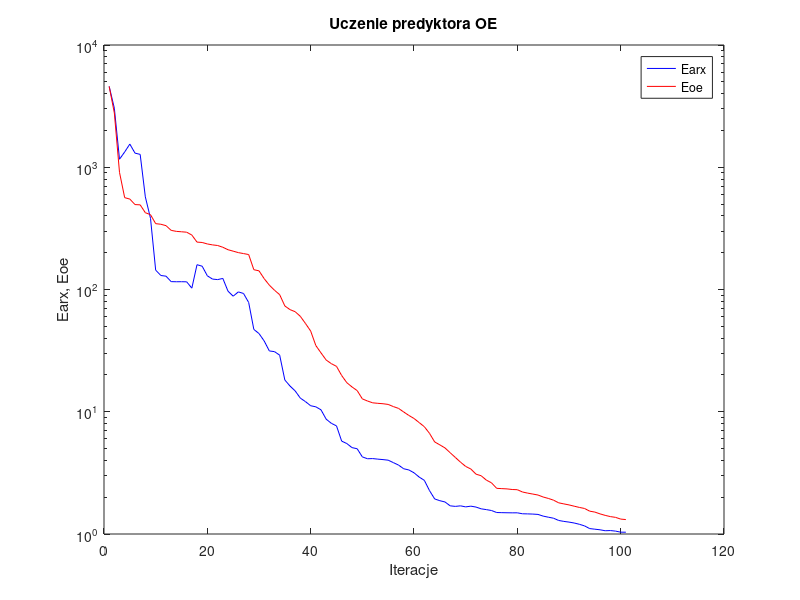
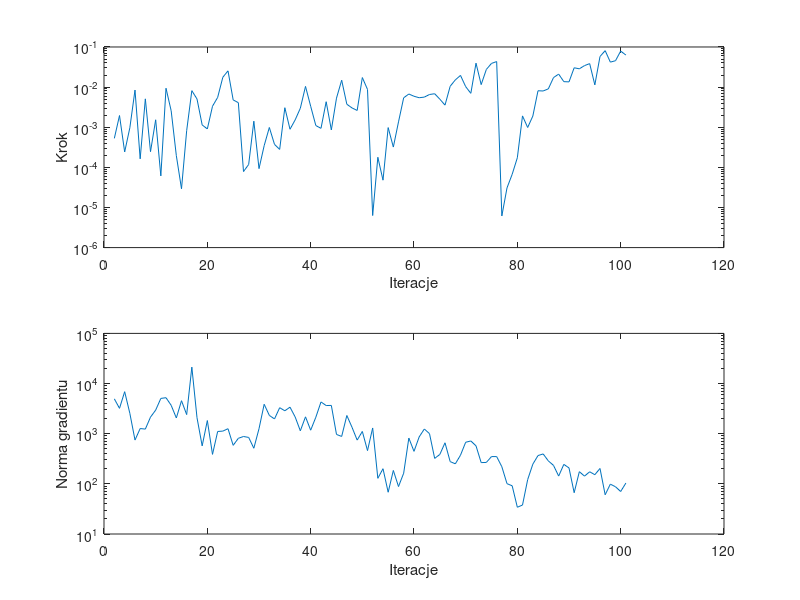

Reproduce these figures in MATLAB, in order.
%uczenie predyktora oe
clear all;
n=0; farx(n+1)=4.585084e+003; foe(n+1)=4.587258e+003; wspucz(n+1)=0.000000e+000; ng(n+1)=0.000000e+000;
%odnowa zmiennej metryki
n=1; farx(n+1)=3.042905e+003; foe(n+1)=2.780344e+003; krok(n+1)=5.277180e-004; ng(n+1)=4.950107e+003;
n=2; farx(n+1)=1.163334e+003; foe(n+1)=9.082112e+002; krok(n+1)=1.956257e-003; ng(n+1)=3.203700e+003;
n=3; farx(n+1)=1.333374e+003; foe(n+1)=5.641170e+002; krok(n+1)=2.419010e-004; ng(n+1)=6.883711e+003;
n=4; farx(n+1)=1.546857e+003; foe(n+1)=5.490550e+002; krok(n+1)=9.676040e-004; ng(n+1)=2.551390e+003;
n=5; farx(n+1)=1.304918e+003; foe(n+1)=4.950692e+002; krok(n+1)=8.447848e-003; ng(n+1)=7.470210e+002;
n=6; farx(n+1)=1.274264e+003; foe(n+1)=4.926269e+002; krok(n+1)=1.629504e-004; ng(n+1)=1.267730e+003;
n=7; farx(n+1)=5.723395e+002; foe(n+1)=4.248278e+002; krok(n+1)=5.095665e-003; ng(n+1)=1.235262e+003;
n=8; farx(n+1)=3.823216e+002; foe(n+1)=4.093448e+002; krok(n+1)=2.456358e-004; ng(n+1)=2.141705e+003;
n=9; farx(n+1)=1.440076e+002; foe(n+1)=3.456230e+002; krok(n+1)=1.532691e-003; ng(n+1)=2.954568e+003;
n=10; farx(n+1)=1.302056e+002; foe(n+1)=3.418184e+002; krok(n+1)=6.121123e-005; ng(n+1)=5.052242e+003;
n=11; farx(n+1)=1.285358e+002; foe(n+1)=3.328956e+002; krok(n+1)=9.375382e-003; ng(n+1)=5.221059e+003;
n=12; farx(n+1)=1.159875e+002; foe(n+1)=3.045943e+002; krok(n+1)=2.569527e-003; ng(n+1)=3.682304e+003;
n=13; farx(n+1)=1.157233e+002; foe(n+1)=2.989141e+002; krok(n+1)=1.955288e-004; ng(n+1)=2.058532e+003;
n=14; farx(n+1)=1.158135e+002; foe(n+1)=2.966132e+002; krok(n+1)=2.922588e-005; ng(n+1)=4.550047e+003;
n=15; farx(n+1)=1.155831e+002; foe(n+1)=2.943081e+002; krok(n+1)=8.216032e-004; ng(n+1)=2.402765e+003;
n=16; farx(n+1)=1.025940e+002; foe(n+1)=2.788483e+002; krok(n+1)=8.155298e-003; ng(n+1)=2.126081e+004;
n=17; farx(n+1)=1.595385e+002; foe(n+1)=2.441900e+002; krok(n+1)=5.060913e-003; ng(n+1)=2.082914e+003;
n=18; farx(n+1)=1.551150e+002; foe(n+1)=2.424669e+002; krok(n+1)=1.141051e-003; ng(n+1)=5.715618e+002;
n=19; farx(n+1)=1.294372e+002; foe(n+1)=2.358519e+002; krok(n+1)=9.064776e-004; ng(n+1)=1.829270e+003;
n=20; farx(n+1)=1.216797e+002; foe(n+1)=2.317258e+002; krok(n+1)=3.334617e-003; ng(n+1)=3.871104e+002;
n=21; farx(n+1)=1.205343e+002; foe(n+1)=2.290261e+002; krok(n+1)=5.548179e-003; ng(n+1)=1.107800e+003;
n=22; farx(n+1)=1.231796e+002; foe(n+1)=2.215877e+002; krok(n+1)=1.763378e-002; ng(n+1)=1.126300e+003;
n=23; farx(n+1)=9.689403e+001; foe(n+1)=2.115530e+002; krok(n+1)=2.539936e-002; ng(n+1)=1.257741e+003;
n=24; farx(n+1)=8.816458e+001; foe(n+1)=2.059036e+002; krok(n+1)=4.800362e-003; ng(n+1)=5.857472e+002;
n=25; farx(n+1)=9.558911e+001; foe(n+1)=2.003193e+002; krok(n+1)=4.090464e-003; ng(n+1)=8.091833e+002;
%odnowa zmiennej metryki
n=26; farx(n+1)=9.281610e+001; foe(n+1)=1.967659e+002; krok(n+1)=7.856157e-005; ng(n+1)=8.795843e+002;
n=27; farx(n+1)=7.836007e+001; foe(n+1)=1.931817e+002; krok(n+1)=1.180993e-004; ng(n+1)=8.427894e+002;
n=28; farx(n+1)=4.714774e+001; foe(n+1)=1.452179e+002; krok(n+1)=1.415153e-003; ng(n+1)=5.128884e+002;
n=29; farx(n+1)=4.361655e+001; foe(n+1)=1.421286e+002; krok(n+1)=9.290537e-005; ng(n+1)=1.256598e+003;
n=30; farx(n+1)=3.794955e+001; foe(n+1)=1.227110e+002; krok(n+1)=3.473499e-004; ng(n+1)=3.863095e+003;
n=31; farx(n+1)=3.143448e+001; foe(n+1)=1.085769e+002; krok(n+1)=9.855942e-004; ng(n+1)=2.315261e+003;
n=32; farx(n+1)=3.102967e+001; foe(n+1)=9.861895e+001; krok(n+1)=3.738564e-004; ng(n+1)=1.968649e+003;
n=33; farx(n+1)=2.903309e+001; foe(n+1)=9.074760e+001; krok(n+1)=2.799030e-004; ng(n+1)=3.298729e+003;
n=34; farx(n+1)=1.818853e+001; foe(n+1)=7.334768e+001; krok(n+1)=3.065383e-003; ng(n+1)=2.864033e+003;
n=35; farx(n+1)=1.623593e+001; foe(n+1)=6.845867e+001; krok(n+1)=8.898758e-004; ng(n+1)=3.378381e+003;
n=36; farx(n+1)=1.480693e+001; foe(n+1)=6.581867e+001; krok(n+1)=1.525147e-003; ng(n+1)=2.155506e+003;
n=37; farx(n+1)=1.292543e+001; foe(n+1)=6.031680e+001; krok(n+1)=2.973498e-003; ng(n+1)=1.141921e+003;
n=38; farx(n+1)=1.209606e+001; foe(n+1)=5.269066e+001; krok(n+1)=1.040351e-002; ng(n+1)=2.169009e+003;
n=39; farx(n+1)=1.119969e+001; foe(n+1)=4.573097e+001; krok(n+1)=3.334617e-003; ng(n+1)=1.174844e+003;
n=40; farx(n+1)=1.097309e+001; foe(n+1)=3.479585e+001; krok(n+1)=1.099965e-003; ng(n+1)=2.132165e+003;
n=41; farx(n+1)=1.036844e+001; foe(n+1)=3.030755e+001; krok(n+1)=9.381121e-004; ng(n+1)=4.293395e+003;
n=42; farx(n+1)=8.697675e+000; foe(n+1)=2.649760e+001; krok(n+1)=4.323984e-003; ng(n+1)=3.642280e+003;
n=43; farx(n+1)=8.042648e+000; foe(n+1)=2.474288e+001; krok(n+1)=8.566255e-004; ng(n+1)=3.663244e+003;
n=44; farx(n+1)=7.662683e+000; foe(n+1)=2.351331e+001; krok(n+1)=5.320104e-003; ng(n+1)=9.660436e+002;
n=45; farx(n+1)=5.752403e+000; foe(n+1)=1.978671e+001; krok(n+1)=1.486332e-002; ng(n+1)=8.818015e+002;
n=46; farx(n+1)=5.492790e+000; foe(n+1)=1.728090e+001; krok(n+1)=3.740913e-003; ng(n+1)=2.306032e+003;
n=47; farx(n+1)=5.089879e+000; foe(n+1)=1.595877e+001; krok(n+1)=3.026819e-003; ng(n+1)=1.344501e+003;
n=48; farx(n+1)=4.981331e+000; foe(n+1)=1.489769e+001; krok(n+1)=2.620821e-003; ng(n+1)=7.454349e+002;
n=49; farx(n+1)=4.273437e+000; foe(n+1)=1.274489e+001; krok(n+1)=1.729712e-002; ng(n+1)=1.108631e+003;
n=50; farx(n+1)=4.126668e+000; foe(n+1)=1.224101e+001; krok(n+1)=8.751130e-003; ng(n+1)=4.601501e+002;
%odnowa zmiennej metryki
n=51; farx(n+1)=4.139562e+000; foe(n+1)=1.183283e+001; krok(n+1)=6.300572e-006; ng(n+1)=1.300860e+003;
n=52; farx(n+1)=4.096534e+000; foe(n+1)=1.172087e+001; krok(n+1)=1.784716e-004; ng(n+1)=1.288912e+002;
n=53; farx(n+1)=4.060931e+000; foe(n+1)=1.162942e+001; krok(n+1)=4.789661e-005; ng(n+1)=2.003570e+002;
n=54; farx(n+1)=4.016792e+000; foe(n+1)=1.148100e+001; krok(n+1)=9.793797e-004; ng(n+1)=6.805733e+001;
n=55; farx(n+1)=3.837336e+000; foe(n+1)=1.102516e+001; krok(n+1)=3.205178e-004; ng(n+1)=1.850225e+002;
n=56; farx(n+1)=3.664378e+000; foe(n+1)=1.065740e+001; krok(n+1)=1.358387e-003; ng(n+1)=8.837336e+001;
n=57; farx(n+1)=3.418211e+000; foe(n+1)=9.962208e+000; krok(n+1)=5.414124e-003; ng(n+1)=1.630488e+002;
n=58; farx(n+1)=3.342524e+000; foe(n+1)=9.331437e+000; krok(n+1)=6.728198e-003; ng(n+1)=8.185492e+002;
n=59; farx(n+1)=3.167688e+000; foe(n+1)=8.811391e+000; krok(n+1)=5.915528e-003; ng(n+1)=4.447306e+002;
n=60; farx(n+1)=2.922186e+000; foe(n+1)=8.154861e+000; krok(n+1)=5.433546e-003; ng(n+1)=8.629383e+002;
n=61; farx(n+1)=2.748138e+000; foe(n+1)=7.545996e+000; krok(n+1)=5.635011e-003; ng(n+1)=1.240408e+003;
n=62; farx(n+1)=2.265071e+000; foe(n+1)=6.658247e+000; krok(n+1)=6.543079e-003; ng(n+1)=1.002681e+003;
n=63; farx(n+1)=1.935547e+000; foe(n+1)=5.664107e+000; krok(n+1)=6.832794e-003; ng(n+1)=3.218745e+002;
n=64; farx(n+1)=1.872793e+000; foe(n+1)=5.358887e+000; krok(n+1)=5.000456e-003; ng(n+1)=3.857824e+002;
n=65; farx(n+1)=1.828239e+000; foe(n+1)=5.059554e+000; krok(n+1)=3.559503e-003; ng(n+1)=6.588129e+002;
n=66; farx(n+1)=1.699782e+000; foe(n+1)=4.621517e+000; krok(n+1)=1.048565e-002; ng(n+1)=2.777216e+002;
n=67; farx(n+1)=1.682421e+000; foe(n+1)=4.229373e+000; krok(n+1)=1.514225e-002; ng(n+1)=2.507256e+002;
n=68; farx(n+1)=1.699643e+000; foe(n+1)=3.870244e+000; krok(n+1)=1.955649e-002; ng(n+1)=3.734171e+002;
n=69; farx(n+1)=1.666647e+000; foe(n+1)=3.571474e+000; krok(n+1)=1.027490e-002; ng(n+1)=6.751691e+002;
n=70; farx(n+1)=1.689618e+000; foe(n+1)=3.400479e+000; krok(n+1)=6.998367e-003; ng(n+1)=7.162249e+002;
n=71; farx(n+1)=1.660938e+000; foe(n+1)=3.087401e+000; krok(n+1)=3.951655e-002; ng(n+1)=5.732333e+002;
n=72; farx(n+1)=1.606695e+000; foe(n+1)=2.995546e+000; krok(n+1)=1.153579e-002; ng(n+1)=2.652579e+002;
n=73; farx(n+1)=1.583210e+000; foe(n+1)=2.759551e+000; krok(n+1)=2.753789e-002; ng(n+1)=2.674136e+002;
n=74; farx(n+1)=1.556590e+000; foe(n+1)=2.622272e+000; krok(n+1)=3.897540e-002; ng(n+1)=3.497356e+002;
n=75; farx(n+1)=1.498697e+000; foe(n+1)=2.363764e+000; krok(n+1)=4.331299e-002; ng(n+1)=3.495258e+002;
%odnowa zmiennej metryki
n=76; farx(n+1)=1.494900e+000; foe(n+1)=2.350462e+000; krok(n+1)=6.147973e-006; ng(n+1)=2.196127e+002;
n=77; farx(n+1)=1.492043e+000; foe(n+1)=2.338516e+000; krok(n+1)=3.079778e-005; ng(n+1)=1.008129e+002;
n=78; farx(n+1)=1.489831e+000; foe(n+1)=2.312205e+000; krok(n+1)=6.703667e-005; ng(n+1)=9.152168e+001;
n=79; farx(n+1)=1.490477e+000; foe(n+1)=2.303273e+000; krok(n+1)=1.733806e-004; ng(n+1)=3.415355e+001;
n=80; farx(n+1)=1.463690e+000; foe(n+1)=2.205627e+000; krok(n+1)=1.915237e-003; ng(n+1)=3.779091e+001;
n=81; farx(n+1)=1.460594e+000; foe(n+1)=2.159807e+000; krok(n+1)=9.854180e-004; ng(n+1)=1.215327e+002;
n=82; farx(n+1)=1.455408e+000; foe(n+1)=2.121616e+000; krok(n+1)=1.899561e-003; ng(n+1)=2.470136e+002;
n=83; farx(n+1)=1.446053e+000; foe(n+1)=2.083513e+000; krok(n+1)=8.111094e-003; ng(n+1)=3.665850e+002;
n=84; farx(n+1)=1.400848e+000; foe(n+1)=2.007402e+000; krok(n+1)=8.003391e-003; ng(n+1)=3.947110e+002;
n=85; farx(n+1)=1.372321e+000; foe(n+1)=1.954218e+000; krok(n+1)=9.045235e-003; ng(n+1)=2.869668e+002;
n=86; farx(n+1)=1.346606e+000; foe(n+1)=1.891845e+000; krok(n+1)=1.726361e-002; ng(n+1)=2.333263e+002;
n=87; farx(n+1)=1.290610e+000; foe(n+1)=1.799362e+000; krok(n+1)=2.107682e-002; ng(n+1)=1.429087e+002;
n=88; farx(n+1)=1.268049e+000; foe(n+1)=1.763100e+000; krok(n+1)=1.366918e-002; ng(n+1)=2.444717e+002;
n=89; farx(n+1)=1.251409e+000; foe(n+1)=1.729845e+000; krok(n+1)=1.350413e-002; ng(n+1)=2.077146e+002;
n=90; farx(n+1)=1.230256e+000; foe(n+1)=1.688646e+000; krok(n+1)=3.032212e-002; ng(n+1)=6.657903e+001;
n=91; farx(n+1)=1.201077e+000; foe(n+1)=1.649888e+000; krok(n+1)=2.857938e-002; ng(n+1)=1.748511e+002;
n=92; farx(n+1)=1.165469e+000; foe(n+1)=1.617907e+000; krok(n+1)=3.432277e-002; ng(n+1)=1.426100e+002;
n=93; farx(n+1)=1.107608e+000; foe(n+1)=1.537943e+000; krok(n+1)=3.847317e-002; ng(n+1)=1.740490e+002;
n=94; farx(n+1)=1.094913e+000; foe(n+1)=1.511385e+000; krok(n+1)=1.136199e-002; ng(n+1)=1.522320e+002;
n=95; farx(n+1)=1.082755e+000; foe(n+1)=1.461229e+000; krok(n+1)=5.793922e-002; ng(n+1)=2.025887e+002;
n=96; farx(n+1)=1.063382e+000; foe(n+1)=1.420441e+000; krok(n+1)=8.100548e-002; ng(n+1)=6.057766e+001;
n=97; farx(n+1)=1.067052e+000; foe(n+1)=1.388099e+000; krok(n+1)=4.193314e-002; ng(n+1)=9.864316e+001;
n=98; farx(n+1)=1.056109e+000; foe(n+1)=1.368302e+000; krok(n+1)=4.545636e-002; ng(n+1)=8.749342e+001;
n=99; farx(n+1)=1.035287e+000; foe(n+1)=1.324502e+000; krok(n+1)=7.901515e-002; ng(n+1)=7.036394e+001;
n=100; farx(n+1)=1.034316e+000; foe(n+1)=1.312501e+000; krok(n+1)=6.306675e-002; ng(n+1)=1.033594e+002;

figure; semilogy(farx,'b'); hold on; semilogy(foe,'r'); xlabel('Iteracje'); ylabel('Earx, Eoe'); legend('Earx','Eoe'); title('Uczenie predyktora OE');
figure; subplot(2,1,1); semilogy(krok); xlabel('Iteracje'); ylabel('Krok');
subplot(2,1,2); semilogy(ng); xlabel('Iteracje'); ylabel('Norma gradientu');
Earx=farx(n+1)
Eoe=foe(n+1)
